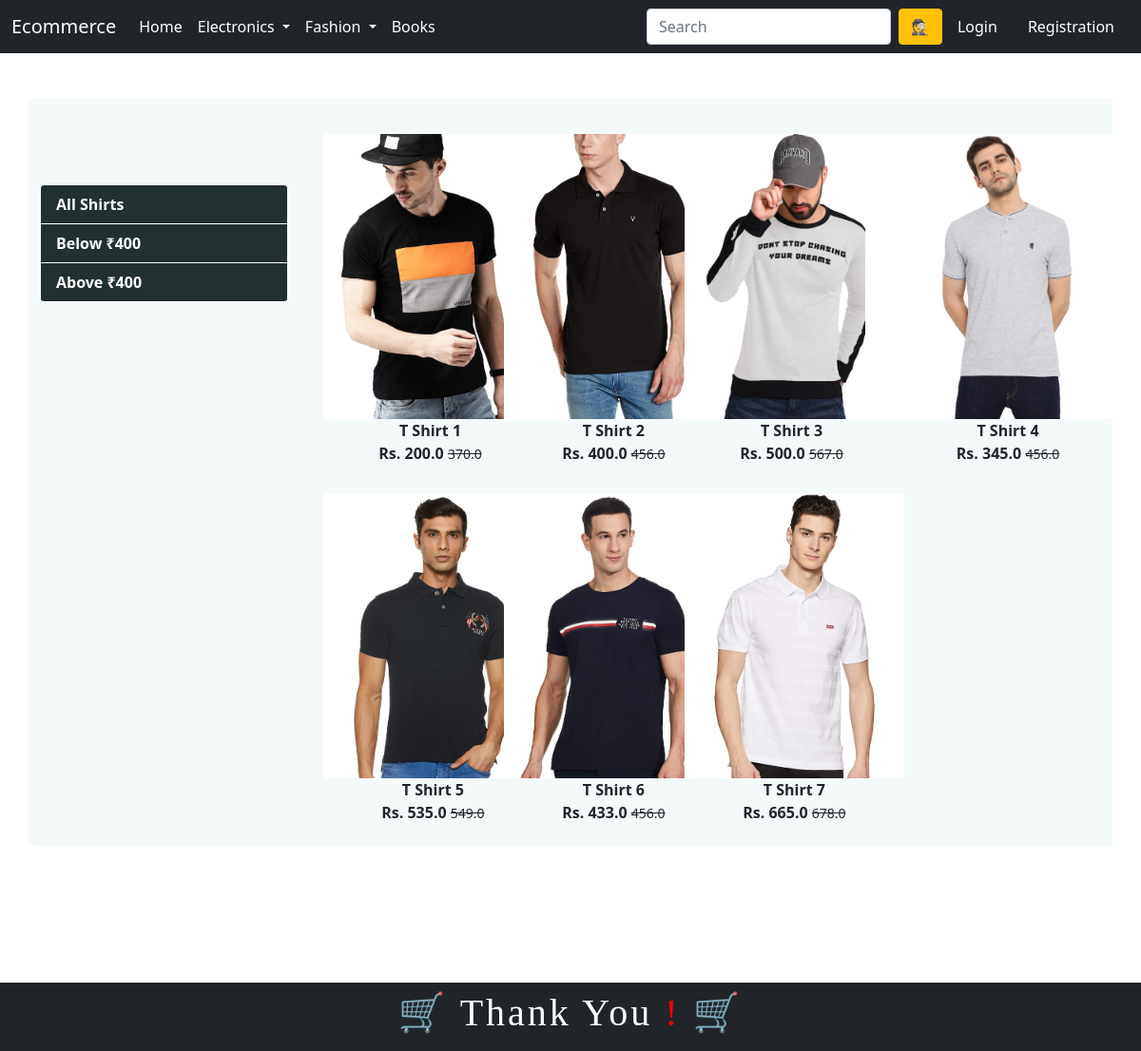
Screenshot of /topwear/ with the database file from the repository.
### app/models.py (models this page shows)
class Product(models.Model):
    title = models.CharField(max_length=100)
    selling_price = models.FloatField()
    discounted_price = models.FloatField()
    description = models.TextField()
    brand = models.CharField(max_length=100)
    category = models.CharField(choices=CATEGORY_CHOICES,max_length=2)
    product_image = models.ImageField(upload_to='productimg')

### app/views.py (the view)
# urls.py: path('topwear/', views.topwear, name='topwear'),
def topwear(request,data=None):
    if data == None:
        topwears = Product.objects.filter(category='TW')
    elif data == 'below':
        topwears = Product.objects.filter(category='TW').filter(discounted_price__lt=400)
    elif data == 'above':
        topwears = Product.objects.filter(category='TW').filter(discounted_price__gt=400)
    return render(request, 'app/topwear.html',{'topwears': topwears})

### app/templates/app/topwear.html (shortened to what this page needs)
{% extends 'app/base.html' %}
{% load static %}
{% block main-content %}
<div class="container my-5">
 <div class="row">
  <div class="col-sm-3 mm">
      <div class="list-group">
          <a href="{% url 'topwear' %}" class="list-group-item list-css list-group-item-action"
          aria-current="true">All Shirts</a>
          <a href="{% url 'allshirts' 'below' %}"
          class="list-group-item list-css list-group-item-action">Below ₹400</a>
          <a href="{% url 'allshirts' 'above' %}"
          class="list-group-item list-css list-group-item-action">Above ₹400</a>
      </div>
  </div>
  <div class="col-sm-8 kkk">
    <div class="row">
        {% for product in topwears %}
        <div class="col-sm-3 text-center mb-3">
            <a href="{% url 'product-detail' product.id %}" class="btn">
                <div class="item">
                    <img src="{{product.product_image.url}}"
                    alt="" height="300" class="">
                    <div class="fw-bold">{{product.title}}</div>
                    <div class="fw-bold">Rs. {{product.discounted_price}}
                    <small class="fw-light text-decoration-line-through">
                        {{product.selling_price}}</small></div>
                </div>
            </a>
        </div>
            {% endfor %}
        </div>
    </div>
</div>
{% endblock main-content %}

### app/static/app/css/index.css (style rules this page uses)
.mm { margin-top: 90px; }
.list-css { background-color:#223030; color: white; font-weight: bold; border: 1px solid white; }
.container { background-color:rgb(244, 250, 250); margin-top: 10px; }
.kkk { margin-top: 30px; }

### rows the page displays
Product: product_image (picture), title "T Shirt 1", discounted_price "200.0", selling_price "370.0"
Product: product_image (picture), title "T Shirt 2", discounted_price "400.0", selling_price "456.0"
Product: product_image (picture), title "T Shirt 3", discounted_price "500.0", selling_price "567.0"
Product: product_image (picture), title "T Shirt 4", discounted_price "345.0", selling_price "456.0"
Product: product_image (picture), title "T Shirt 5", discounted_price "535.0", selling_price "549.0"
Product: product_image (picture), title "T Shirt 6", discounted_price "433.0", selling_price "456.0"
Product: product_image (picture), title "T Shirt 7", discounted_price "665.0", selling_price "678.0"
